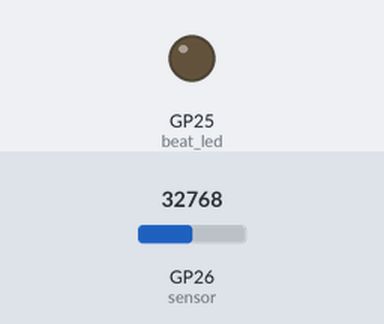
Recording of a program running on a simulated Raspberry Pi Pico running MicroPython. Parts: output pins drawn as LEDs (lit = HIGH). The test bench sets the inputs (shaded band); at power-on: GP26 (sensor) = 32768 (analog values on the 0–65535 scale). What the program prints to the serial console is not drawn.

Above: at 1.2 s.
1.3 s: GP26 (sensor) set to 45874
Timing chart, 0 to 4.3 s (numbered marks = the images above; inputs shaded):
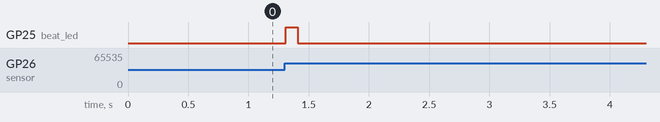

The program:

19_heartbeat.py
```python
# -----------------------------------------------------------------------------
# Lesson 19: The Pulse (Heartbeat Sensor)
# -----------------------------------------------------------------------------
# Module: KY-039 Finger Heartbeat Sensor
# Goal: Detect the faint blood flow changes in your fingertip.
#
# ANATOMY:
# This sensor is just an IR LED and a Photo-Transistor.
# When your heart pumps, blood fills your finger, which blocks slightly more
# light. The sensor sees this tiny dip in brightness.
#
# WIRING:
# - S (Signal) -> GP26 (ADC)
# - + (Power)  -> 3.3V
# - - (GND)    -> GND
# *Note: This is a very noisy sensor. Don't expect medical grade precision!
# -----------------------------------------------------------------------------

import machine
import time

class HardwareConfig:
    PIN_SENSOR = 26
    PIN_BEAT_LED = "LED"

    # Thresholding is hard with this sensor because it depends on your finger size.
    # We use a "Dynamic Threshold" (Detecting rapid changes).
    SENSITIVITY = 500

def main():
    sensor = machine.ADC(HardwareConfig.PIN_SENSOR)
    beat_led = machine.Pin(HardwareConfig.PIN_BEAT_LED, machine.Pin.OUT)

    print("--- SYSTEM READY: HEART MONITOR ---")
    print("Place finger GENTLY between the LED and the Receiver.")
    print("Do not press hard! Pressing hard stops blood flow.")

    # Calibration Loop
    last_val = sensor.read_u16()

    while True:
        current_val = sensor.read_u16()

        # Calculate the "Derivative" (Rate of Change)
        change = current_val - last_val

        # If the change is sudden and positive, that's a pulse!
        if change > HardwareConfig.SENSITIVITY:
            print(f"♥ BEAT! (Delta: {change})")
            beat_led.value(1)
            time.sleep(0.1) # Debounce the beat
            beat_led.value(0)

        last_val = current_val
        time.sleep(0.02) # High speed polling (50Hz)

if __name__ == "__main__":
    main()
```

Measured:
- after the input at 1.3 s, GP25 (beat_led): LOW → HIGH at once, → LOW 0.10 s later
